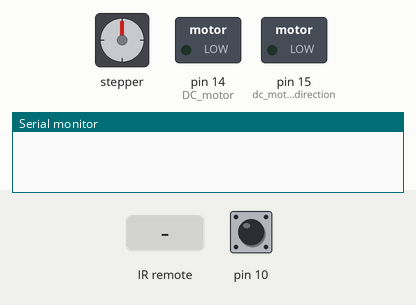
This sketch was run on a simulated Arduino Uno, built with avr-gcc and run on an emulated ATmega328P. On the bench: stepper motor, switched loads named in the sketch (green lamp = pin HIGH), the last lines printed to the serial monitor. The test bench sets the inputs (shaded band); at power-on: pin 10 HIGH. Stepper angles assume 200 steps per turn.

Above: at 7.2 s.
7.3 s: infrared code 0x15 received
At 7.45 s:
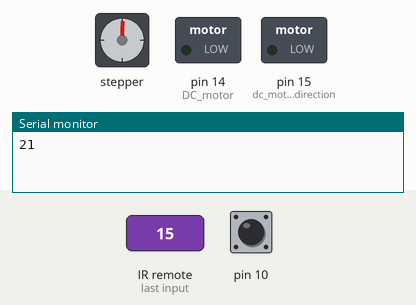
At 9.56 s:
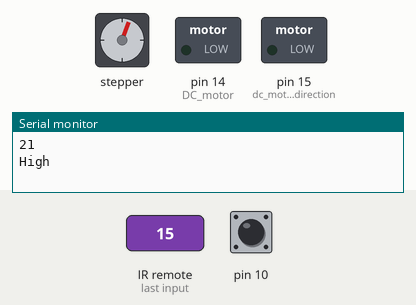
10.3 s: pin 10 pulled LOW for 3.2 s
At 11.38 s:
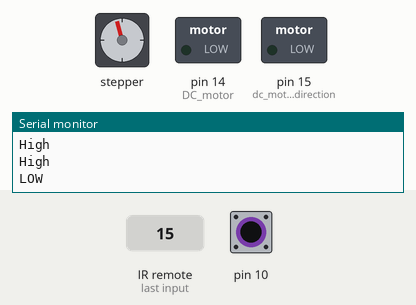
Timing chart, 0 to 21.0 s (numbered marks = the images above; inputs shaded):
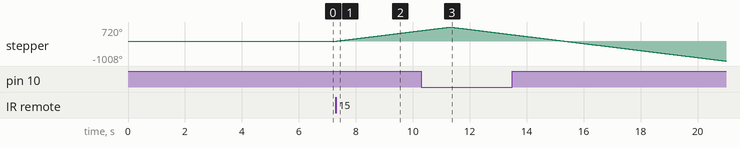

The sketch:

IR.ino
```cpp
// Include the Arduino Stepper Library
#include <Stepper.h>
#include <IRremote.h>

const int RECV_PIN = 2;
IRrecv irrecv(RECV_PIN);
decode_results results;
const int stepsPerRevolution = 200;

Stepper myStepper(stepsPerRevolution, 4,5,6,7);

int lim = 39; //lim is the max number of linear axis steps
int count = 0;
int minstep=28; //~2 degrees at28 to 30
int OldX=0;
int OldY=0;
int NewX=0;
int NewY=0;
int IsHome=0;
int buttonState = 0;

int nav(int x, int y);
int goHome();

void setup(){
  irrecv.enableIRIn(); // Start the receiver
  irrecv.blink13(true);

  myStepper.setSpeed(30);
pinMode(14, OUTPUT); //DC motor
pinMode(15, OUTPUT); //dc motor other direction
pinMode(10, INPUT_PULLUP);
  Serial.begin(9600);
  delay(6000);
//if(IsHome==0){
//goHome();
//}

}


void loop(){
  if (IrReceiver.decode())
   {
      Serial.println(IrReceiver.decodedIRData.command);
      if(IrReceiver.decodedIRData.command==21){
        goHome();
        //isHome now set to 1
        }
      if(IrReceiver.decodedIRData.command==64){
        //y axis +
         myStepper.step(10);

        }
      if(IrReceiver.decodedIRData.command==25){
        //move towards center
         myStepper.step(-10);
        }
      if(IrReceiver.decodedIRData.command==7){
        //counter clock wize
      analogWrite(14,0);
      analogWrite(15, 150); //motor beeps if its too low
      delay(30);
      analogWrite(15,0);
        }
      if(IrReceiver.decodedIRData.command==9){
        //step clockwize
          analogWrite(15,0);
      analogWrite(14, 150); //motor beeps if its too low
      delay(30);
      analogWrite(14,0);
      }
      IrReceiver.resume();
   }
} //end void loop()


int nav(int x, int y){
//x is infinite, y is limited. if y is negative the limit is 0.
// y is allso max limited at IDK, like 70 turns, so figure out the limit there too.
int difX=NewX-OldX;
int difY=NewY-OldY;

  if(NewX > OldX){
       analogWrite(14, 55); //motor beeps if its too low
delay(difX*60);
analogWrite(14,0);
    }
   if(NewX < OldX){
      analogWrite(15, 55); //motor beeps if its too low
      delay(difX*60);
      analogWrite(15,0);
    }

    if(NewX == OldX){
       analogWrite(14,0);
       analogWrite(15,0);
      }

 if(NewY < OldY){
  if(difY<0){
    difY=0;
    goHome();
    }else{
     myStepper.step(difY);
  }
 }
 if(NewY > OldY){
     myStepper.step(difY);
  }
     if(NewY == OldY){
        myStepper.halt();
      }
 OldX=NewX;
OldY=NewY;

  return 0;
  }

int goHome(){
  buttonState = digitalRead(10);
while(buttonState==HIGH){
  //Serial.println("HIGH");
   myStepper.step(stepsPerRevolution); //going home
    Serial.println("High");

   buttonState = digitalRead(10);
  if(buttonState==LOW) {
  Serial.println("LOW");
     //move to center
   for (int i =0; i<20; i++){
   myStepper.step(-stepsPerRevolution);
   Serial.print("i step count: ");
   Serial.println(i);
  }
  myStepper.halt();
  IsHome=1;
  }
}
  return IsHome;
  }
```

Measured:
- after the input at 7.3 s, stepper: keeps turning clockwise at about 180°/s, starting at once
